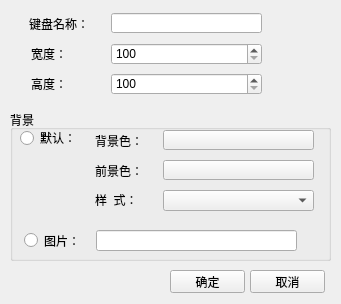
<?xml version="1.0" encoding="UTF-8"?>
<ui version="4.0">
 <class>QUserKeyboardProperty</class>
 <widget class="QDialog" name="QUserKeyboardProperty">
  <property name="geometry">
   <rect>
    <x>0</x>
    <y>0</y>
    <width>341</width>
    <height>304</height>
   </rect>
  </property>
  <property name="windowTitle">
   <string>Dialog</string>
  </property>
  <widget class="QGroupBox" name="groupBox">
   <property name="geometry">
    <rect>
     <x>10</x>
     <y>110</y>
     <width>321</width>
     <height>151</height>
    </rect>
   </property>
   <property name="title">
    <string>背景</string>
   </property>
   <property name="checkable">
    <bool>false</bool>
   </property>
   <widget class="QRadioButton" name="newscreen_silence_radiobutton">
    <property name="geometry">
     <rect>
      <x>10</x>
      <y>20</y>
      <width>71</width>
      <height>16</height>
     </rect>
    </property>
    <property name="focusPolicy">
     <enum>Qt::NoFocus</enum>
    </property>
    <property name="autoFillBackground">
     <bool>false</bool>
    </property>
    <property name="text">
     <string>默认：</string>
    </property>
   </widget>
   <widget class="QLabel" name="label_bk">
    <property name="geometry">
     <rect>
      <x>85</x>
      <y>23</y>
      <width>61</width>
      <height>16</height>
     </rect>
    </property>
    <property name="text">
     <string>背景色：</string>
    </property>
   </widget>
   <widget class="QPushButton" name="newscreen_pushButton_bk">
    <property name="geometry">
     <rect>
      <x>153</x>
      <y>20</y>
      <width>151</width>
      <height>20</height>
     </rect>
    </property>
    <property name="focusPolicy">
     <enum>Qt::NoFocus</enum>
    </property>
    <property name="text">
     <string/>
    </property>
    <property name="checkable">
     <bool>false</bool>
    </property>
    <property name="checked">
     <bool>false</bool>
    </property>
    <property name="autoRepeat">
     <bool>false</bool>
    </property>
    <property name="autoExclusive">
     <bool>false</bool>
    </property>
    <property name="autoDefault">
     <bool>false</bool>
    </property>
    <property name="default">
     <bool>false</bool>
    </property>
    <property name="flat">
     <bool>false</bool>
    </property>
   </widget>
   <widget class="QPushButton" name="newscreen_pushButton_frontcolor">
    <property name="geometry">
     <rect>
      <x>153</x>
      <y>50</y>
      <width>151</width>
      <height>20</height>
     </rect>
    </property>
    <property name="focusPolicy">
     <enum>Qt::NoFocus</enum>
    </property>
    <property name="text">
     <string/>
    </property>
    <property name="checkable">
     <bool>false</bool>
    </property>
    <property name="checked">
     <bool>false</bool>
    </property>
    <property name="autoRepeat">
     <bool>false</bool>
    </property>
    <property name="autoExclusive">
     <bool>false</bool>
    </property>
    <property name="autoDefault">
     <bool>false</bool>
    </property>
    <property name="default">
     <bool>false</bool>
    </property>
    <property name="flat">
     <bool>false</bool>
    </property>
   </widget>
   <widget class="QLabel" name="label_frontcolor">
    <property name="geometry">
     <rect>
      <x>85</x>
      <y>53</y>
      <width>61</width>
      <height>16</height>
     </rect>
    </property>
    <property name="text">
     <string>前景色：</string>
    </property>
   </widget>
   <widget class="QLabel" name="label_style">
    <property name="geometry">
     <rect>
      <x>85</x>
      <y>80</y>
      <width>61</width>
      <height>20</height>
     </rect>
    </property>
    <property name="text">
     <string>样  式：</string>
    </property>
   </widget>
   <widget class="QRadioButton" name="newscreen_picture_radiobutton">
    <property name="geometry">
     <rect>
      <x>14</x>
      <y>120</y>
      <width>61</width>
      <height>21</height>
     </rect>
    </property>
    <property name="text">
     <string>图片：</string>
    </property>
   </widget>
   <widget class="QLineEdit" name="newscreen_picture_lineedit">
    <property name="geometry">
     <rect>
      <x>86</x>
      <y>120</y>
      <width>201</width>
      <height>21</height>
     </rect>
    </property>
   </widget>
   <widget class="QPushButton" name="newscreen_picture_pushButton">
    <property name="geometry">
     <rect>
      <x>287</x>
      <y>120</y>
      <width>21</width>
      <height>20</height>
     </rect>
    </property>
    <property name="text">
     <string/>
    </property>
    <property name="icon">
     <iconset resource="../../resourse.qrc">
      <normaloff>:/standardtool/images/standardtool/open.ico</normaloff>:/standardtool/images/standardtool/open.ico</iconset>
    </property>
    <property name="flat">
     <bool>true</bool>
    </property>
   </widget>
   <widget class="QComboBox" name="newscreen_style_combobox">
    <property name="geometry">
     <rect>
      <x>153</x>
      <y>80</y>
      <width>151</width>
      <height>21</height>
     </rect>
    </property>
    <property name="focusPolicy">
     <enum>Qt::NoFocus</enum>
    </property>
   </widget>
  </widget>
  <widget class="QSpinBox" name="high">
   <property name="geometry">
    <rect>
     <x>111</x>
     <y>73</y>
     <width>151</width>
     <height>22</height>
    </rect>
   </property>
   <property name="minimum">
    <number>100</number>
   </property>
   <property name="maximum">
    <number>1000</number>
   </property>
  </widget>
  <widget class="QSpinBox" name="Width">
   <property name="geometry">
    <rect>
     <x>111</x>
     <y>43</y>
     <width>151</width>
     <height>22</height>
    </rect>
   </property>
   <property name="minimum">
    <number>100</number>
   </property>
   <property name="maximum">
    <number>1000</number>
   </property>
  </widget>
  <widget class="QLabel" name="label_2">
   <property name="geometry">
    <rect>
     <x>31</x>
     <y>43</y>
     <width>71</width>
     <height>21</height>
    </rect>
   </property>
   <property name="text">
    <string>宽度：</string>
   </property>
  </widget>
  <widget class="QLabel" name="label_3">
   <property name="geometry">
    <rect>
     <x>31</x>
     <y>73</y>
     <width>71</width>
     <height>21</height>
    </rect>
   </property>
   <property name="text">
    <string>高度：</string>
   </property>
  </widget>
  <widget class="QPushButton" name="Accept">
   <property name="geometry">
    <rect>
     <x>170</x>
     <y>270</y>
     <width>75</width>
     <height>23</height>
    </rect>
   </property>
   <property name="text">
    <string>确定</string>
   </property>
  </widget>
  <widget class="QPushButton" name="Cancel">
   <property name="geometry">
    <rect>
     <x>250</x>
     <y>270</y>
     <width>75</width>
     <height>23</height>
    </rect>
   </property>
   <property name="text">
    <string>取消</string>
   </property>
  </widget>
  <widget class="QLabel" name="label">
   <property name="geometry">
    <rect>
     <x>29</x>
     <y>13</y>
     <width>79</width>
     <height>21</height>
    </rect>
   </property>
   <property name="text">
    <string>键盘名称：</string>
   </property>
  </widget>
  <widget class="QLineEdit" name="sUserKeyboardName">
   <property name="geometry">
    <rect>
     <x>111</x>
     <y>13</y>
     <width>151</width>
     <height>20</height>
    </rect>
   </property>
  </widget>
 </widget>
 <resources>
  <include location="../../resourse.qrc"/>
 </resources>
 <connections/>
</ui>
